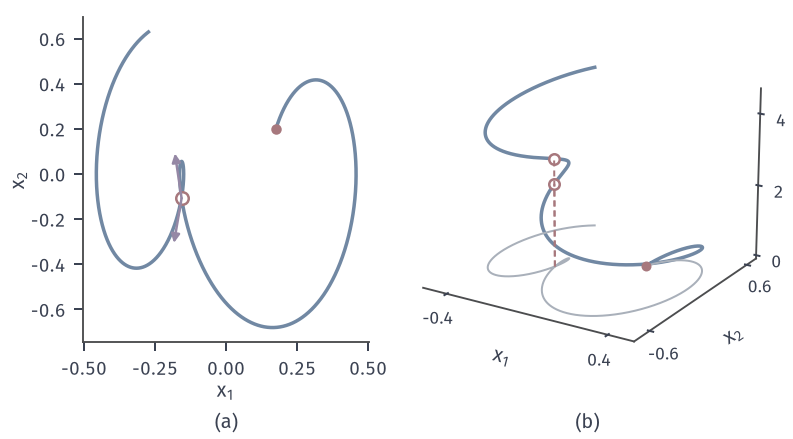

Here is the Python script that generated this plot:
from pathlib import Path
import sys
sys.path.insert(0, str(Path(__file__).resolve().parents[1]/"ivp-common"))
from ivp_common import *
HERE = Path(__file__).resolve().parent

# 目标：受迫振子 y''+y=cos(3t) 的轨线在状态平面上自交，抬升到 (x1,x2,s) 后不再相交。
import matplotlib.pyplot as plt
from support import configure
configure()
fig = plt.figure(figsize=(112/25.4, 62/25.4))
a = fig.add_axes([.105, .22, .36, .74])
b = fig.add_axes([.50, .10, .48, .92], projection='3d')
T = 2*np.pi
t = np.linspace(0, 4.6, 6000)
# 解析解 y=0.3 cos t+0.2 sin t-cos(3t)/8，满足 y''+y=cos 3t。
x1 = .3*np.cos(t) + .2*np.sin(t) - np.cos(3*t)/8
x2 = -.3*np.sin(t) + .2*np.cos(t) + 3*np.sin(3*t)/8
ddy = -.3*np.cos(t) - .2*np.sin(t) + 9*np.cos(3*t)/8
assert np.max(np.abs(ddy + x1 - np.cos(3*t))) < 1e-9
# 寻找自交点：不相邻时刻距离最小者
idx = np.arange(0, len(t), 3)
X = np.c_[x1[idx], x2[idx]]
D = np.hypot(X[:, None, 0] - X[None, :, 0], X[:, None, 1] - X[None, :, 1])
D[np.abs(idx[:, None] - idx[None, :]) < 900] = 9
i, j = np.unravel_index(np.argmin(D), D.shape)
ti, tj = t[idx[i]], t[idx[j]]
print('crossing', ti, tj, X[i], X[j], D[i, j])
vi = np.array([x2[idx[i]], np.cos(3*ti) - x1[idx[i]]]); vj = np.array([x2[idx[j]], np.cos(3*tj) - x1[idx[j]]])
print('fields', vi, vj)
a.plot(x1, x2, color=BLUE, lw=1.4, zorder=3)
dot(a, x1[0], x2[0])
hollow(a, X[i, 0], X[i, 1], ms=5)
for tt, v, c in [(ti, vi, PURPLE), (tj, vj, PURPLE)]:
    a.annotate('', xy=(X[i, 0] + .2*v[0]/np.linalg.norm(v), X[i, 1] + .2*v[1]/np.linalg.norm(v)), xytext=(X[i, 0], X[i, 1]), arrowprops=dict(arrowstyle='-|>', color=c, lw=1, mutation_scale=7, shrinkA=0, shrinkB=0), zorder=7)
a.set_xlabel('$x_1$', labelpad=1); a.set_ylabel('$x_2$', labelpad=1)
b.plot(x1, x2, t, color=BLUE, lw=1.4)
b.plot(x1, x2, 0*t, color=FIELD, lw=.8)
b.plot([x1[0]], [x2[0]], [0], 'o', ms=4, color=RED, mew=0)
for tt in (ti, tj):
    k = np.argmin(np.abs(t - tt))
    b.plot([x1[k]], [x2[k]], [tt], 'o', ms=4.2, mfc='white', mec=RED, mew=1)
    b.plot([x1[k], x1[k]], [x2[k], x2[k]], [0, tt], color=RED, lw=.8, ls=(0, (3, 2)))
b.set_xlabel('$x_1$', labelpad=-8); b.set_ylabel('$x_2$', labelpad=-8); b.set_zlabel('$s$', labelpad=-8)
b.tick_params(pad=-3, labelsize=7)
b.set_xticks([-.4, .4]); b.set_yticks([-.6, .6]); b.set_zticks([0, 2, 4])
for ax3 in (b.xaxis, b.yaxis, b.zaxis):
    ax3.pane.set_visible(False); ax3._axinfo['grid']['linewidth'] = 0; ax3.line.set_color(STROKE)
b.grid(False)
b.view_init(elev=20, azim=-58)
for ax_, s, in zip((a,), ('(a)',)):
    p = ax_.get_position(); fig.text((p.x0 + p.x1)/2, .015, s, ha='center', va='bottom')
p = b.get_position(); fig.text((p.x0 + p.x1)/2, .015, '(b)', ha='center', va='bottom')
save(fig, HERE, 'figure', {'formula': "y''+y=cos 3t, y(0)=0.175, y'(0)=0.2", 'crossing_times': [float(ti), float(tj)], 'crossing_state': [float(X[i, 0]), float(X[i, 1])]})
